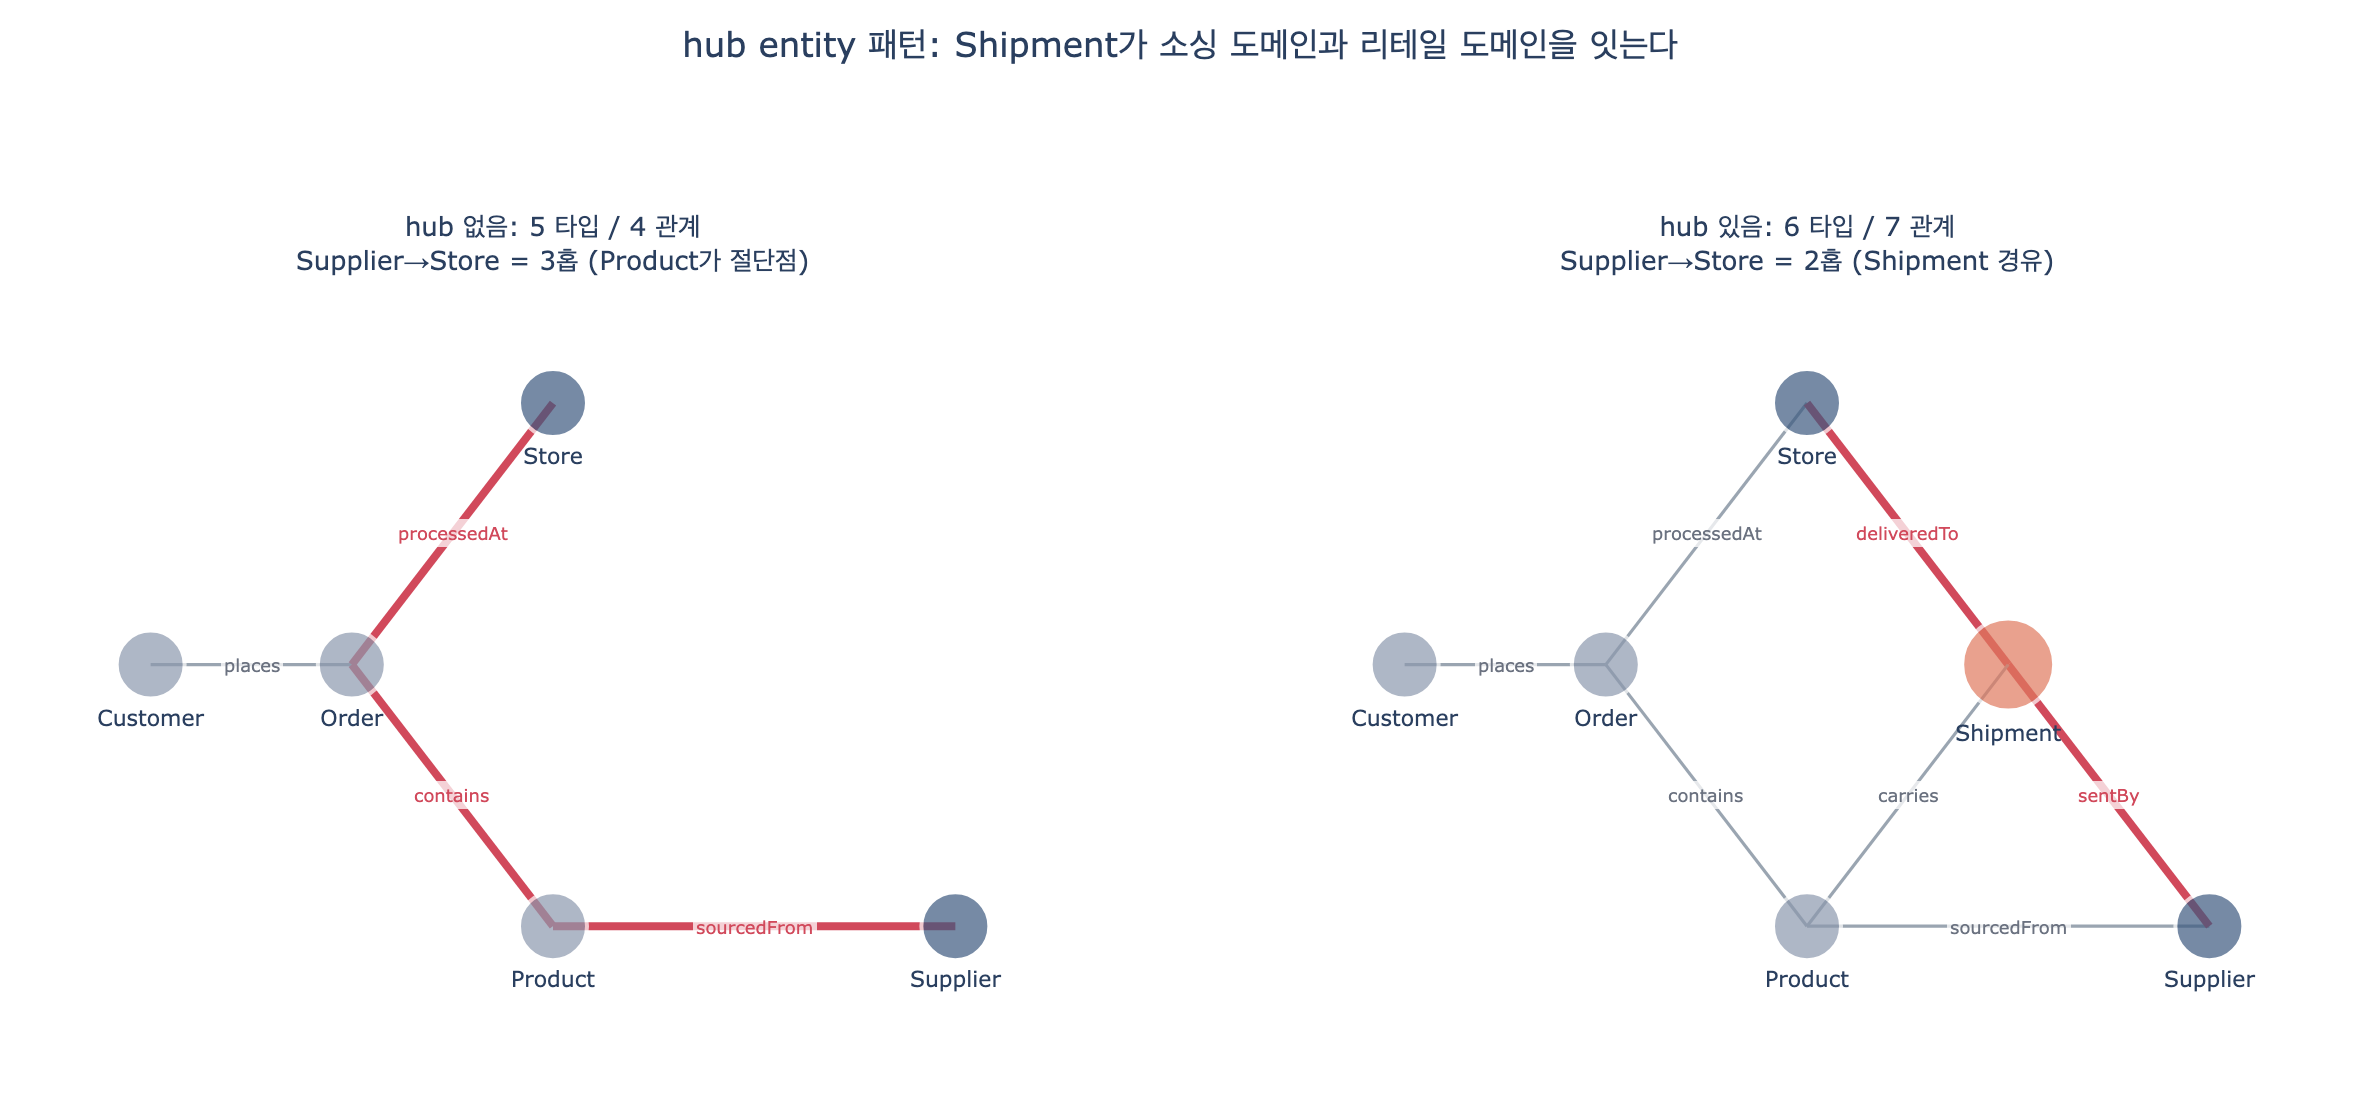

Here is the Python script that generated this plot:
# %% [markdown]
# # hub entity가 왜 강력한가 — Fourth Coffee 그래프로 정량 확인
#
# 카드 주장: **hub entity(Shipment)는 원래 연결되지 않던 그래프의 부분들을 이어 주고,
# 그 결과 도메인을 넘나드는 순회 질의가 가능해진다.**
#
# 이 스크립트는 그 주장을 "느낌"이 아니라 숫자로 확인한다.
#
# * 엔티티 타입 6개: `Customer, Order, Product, Store, Supplier, Shipment`
# * 관계 7개: `places, contains, processedAt, sourcedFrom, sentBy, deliveredTo, carries`
#
# Shipment가 들고 오는 관계는 `sentBy / deliveredTo / carries` 3개다.
# 이 3개를 넣기 전/후로
#
# 1. 타입 수준 최단거리 행렬과 절단점(cut vertex)
# 2. 인스턴스 수준 `Supplier → Store` 최단 경로 길이
# 3. hub를 지나는 길이 $\le 3$ 경로 수 (= fan-out 비용)
#
# 를 각각 비교한다.
#
# 필요 패키지: plotly, kaleido  (그래프 알고리즘은 표준 라이브러리 BFS로 직접 구현)

# %%
from collections import deque
from itertools import combinations

import plotly.graph_objects as go
from plotly.subplots import make_subplots


def _show(fig):
    try:
        from IPython import get_ipython

        if get_ipython() is not None:  # VSCode 셀/Jupyter에서만 렌더링
            fig.show()
    except ImportError:
        pass


# %% [markdown]
# ## 1. 타입 수준 온톨로지 정의
#
# 관계를 `(from, to, name)` 엣지 리스트로 둔다.
# 순회 질의는 방향과 무관하게 양방향으로 걸을 수 있으므로(`<-[:sentBy]-` 처럼)
# 도달성 계산은 무향 그래프로 한다.

# %%
TYPES_RETAIL = ["Customer", "Order", "Product", "Store"]
TYPES_SOURCING = ["Product", "Supplier"]

# Shipment 없이 존재하는 관계 (Step 1~2 + sourcedFrom)
BASE_RELS = [
    ("Customer", "Order", "places"),  # 1:N
    ("Order", "Product", "contains"),  # N:M
    ("Order", "Store", "processedAt"),  # N:1
    ("Product", "Supplier", "sourcedFrom"),  # N:1
]

# hub entity Shipment가 들고 오는 관계
HUB_RELS = [
    ("Shipment", "Supplier", "sentBy"),  # N:1
    ("Shipment", "Store", "deliveredTo"),  # N:1
    ("Shipment", "Product", "carries"),  # N:M
]

BASE_TYPES = ["Customer", "Order", "Product", "Store", "Supplier"]
FULL_TYPES = BASE_TYPES + ["Shipment"]


def to_adj(nodes, rels):
    adj = {n: set() for n in nodes}
    for a, b, _ in rels:
        adj[a].add(b)
        adj[b].add(a)
    return adj


ADJ_BEFORE = to_adj(BASE_TYPES, BASE_RELS)
ADJ_AFTER = to_adj(FULL_TYPES, BASE_RELS + HUB_RELS)

print("before:", {k: sorted(v) for k, v in ADJ_BEFORE.items()})
print("after :", {k: sorted(v) for k, v in ADJ_AFTER.items()})
# 출력: before: {'Customer': ['Order'], 'Order': ['Customer', 'Product', 'Store'], 'Product': ['Order', 'Supplier'], 'Store': ['Order'], 'Supplier': ['Product']}
# 출력: after : {'Customer': ['Order'], 'Order': ['Customer', 'Product', 'Store'], 'Product': ['Order', 'Shipment', 'Supplier'], 'Store': ['Order', 'Shipment'], 'Supplier': ['Product', 'Shipment'], 'Shipment': ['Product', 'Store', 'Supplier']}


# %% [markdown]
# ## 2. BFS 최단거리 / 연결요소
#
# 두 엔티티 타입 $u, v$ 사이 최단거리를 $d(u,v)$ 라 하면,
# 순회 질의의 "길이"는 곧 $d(u,v)$ 홉이다.
# hub의 효과는 $\sum_{u<v} d(u,v)$ 가 줄어드는 것으로 나타난다.

# %%
def bfs(adj, src, banned=()):
    banned = set(banned)
    if src in banned:
        return {}
    dist = {src: 0}
    q = deque([src])
    while q:
        cur = q.popleft()
        for nxt in adj[cur]:
            if nxt in banned or nxt in dist:
                continue
            dist[nxt] = dist[cur] + 1
            q.append(nxt)
    return dist


def pair_stats(adj):
    nodes = list(adj)
    total, reach, worst, dists = 0, 0, 0, {}
    for u, v in combinations(nodes, 2):
        d = bfs(adj, u).get(v)
        dists[(u, v)] = d
        total += 1
        if d is not None:
            reach += 1
            worst = max(worst, d)
    return dists, total, reach, worst


def components(adj):
    seen, comps = set(), []
    for n in adj:
        if n in seen:
            continue
        c = sorted(bfs(adj, n))
        seen.update(c)
        comps.append(c)
    return comps


D_BEFORE, T_B, R_B, W_B = pair_stats(ADJ_BEFORE)
D_AFTER, T_A, R_A, W_A = pair_stats(ADJ_AFTER)

print(f"[before] 타입 {len(BASE_TYPES)}개, 엣지 {len(BASE_RELS)}개")
print(f"  도달 가능 타입쌍 {R_B}/{T_B}, 최장 홉 {W_B}, 거리합 {sum(D_BEFORE.values())}")
print(f"[after ] 타입 {len(FULL_TYPES)}개, 엣지 {len(BASE_RELS) + len(HUB_RELS)}개")
print(f"  도달 가능 타입쌍 {R_A}/{T_A}, 최장 홉 {W_A}, 거리합 {sum(D_AFTER.values())}")
# 출력: [before] 타입 5개, 엣지 4개
# 출력:   도달 가능 타입쌍 10/10, 최장 홉 3, 거리합 18
# 출력: [after ] 타입 6개, 엣지 7개
# 출력:   도달 가능 타입쌍 15/15, 최장 홉 3, 거리합 25

# %%
# 2홉 이내로 걸을 수 있는 타입쌍의 비율 = "질의가 짧게 끝나는" 비율
short_b = sum(1 for d in D_BEFORE.values() if d is not None and d <= 2)
short_a = sum(1 for d in D_AFTER.values() if d is not None and d <= 2)
print(f"d<=2 타입쌍: before {short_b}/{T_B} = {short_b / T_B:.0%},  after {short_a}/{T_A} = {short_a / T_A:.0%}")
print()
print("Supplier-Store 최단거리:")
print("  before =", bfs(ADJ_BEFORE, "Supplier")["Store"], "홉  (Supplier-Product-Order-Store)")
print("  after  =", bfs(ADJ_AFTER, "Supplier")["Store"], "홉  (Supplier-Shipment-Store)")
# 출력: d<=2 타입쌍: before 8/10 = 80%,  after 13/15 = 87%
# 출력: Supplier-Store 최단거리:
# 출력:   before = 3 홉  (Supplier-Product-Order-Store)
# 출력:   after  = 2 홉  (Supplier-Shipment-Store)

# %% [markdown]
# ## 3. Product는 절단점이었다 — hub가 그 병목을 없앤다
#
# hub 이전 그래프에서 소싱 쪽(`Product–Supplier`)과 리테일 쪽(`Customer–Order–Product–Store`)은
# **오직 Product를 통해서만** 만난다. 즉 Product는 절단점(cut vertex)이다.
# Product를 지우면 Supplier가 그래프에서 떨어져 나간다.
#
# Shipment를 넣으면 `Supplier–Shipment–Store` 라는 **우회로**가 생겨서 Product는 더 이상 절단점이 아니다.
# 이것이 "원래 연결되지 않던 부분을 이어 준다"의 정확한 의미다.

# %%
def cut_vertices(adj):
    base = len(components(adj))
    out = []
    for n in adj:
        rest = {k: (v - {n}) for k, v in adj.items() if k != n}
        if len(components(rest)) > base:
            out.append(n)
    return sorted(out)


print("before 절단점:", cut_vertices(ADJ_BEFORE))
print("after  절단점:", cut_vertices(ADJ_AFTER))
for probe in ["Product", "Order"]:
    b = components({k: v - {probe} for k, v in ADJ_BEFORE.items() if k != probe})
    a = components({k: v - {probe} for k, v in ADJ_AFTER.items() if k != probe})
    print(f"  {probe} 제거 -> before {len(b)}개 컴포넌트 {b} / after {len(a)}개 컴포넌트 {a}")
# 출력: before 절단점: ['Order', 'Product']
# 출력: after  절단점: ['Order']
# 출력:   Product 제거 -> before 2개 컴포넌트 [['Customer', 'Order', 'Store'], ['Supplier']] / after 1개 컴포넌트 [['Customer', 'Order', 'Shipment', 'Store', 'Supplier']]
# 출력:   Order 제거 -> before 3개 컴포넌트 [['Customer'], ['Product', 'Supplier'], ['Store']] / after 2개 컴포넌트 [['Customer'], ['Product', 'Shipment', 'Store', 'Supplier']]

# %% [markdown]
# ## 4. 인스턴스 수준: 3홉 우회로는 "다른 질문"에 답한다
#
# 타입 수준에서 `Supplier → Store` 가 3홉으로 이어져 있다고 해서 같은 질문에 답하는 게 아니다.
#
# * hub 이전 경로 `Supplier ← Product ← Order → Store` 는
#   "그 공급업체의 상품이 **팔린** 매장"을 뜻한다.
# * hub 이후 경로 `Supplier ← Shipment → Store` 는
#   "그 공급업체가 **배송한** 매장"을 뜻한다.
#
# 두 집합은 다르다. 아래에서 실제로 어긋나는 쌍을 뽑아 본다.

# %%
SUPPLIERS = {
    "SUP-1": {"name": "Andes Beans", "country": "Colombia", "certification": "Fair Trade", "rating": 4.6},
    "SUP-2": {"name": "Sidamo Co-op", "country": "Ethiopia", "certification": "Organic", "rating": 4.9},
    "SUP-3": {"name": "Mekong Foods", "country": "Vietnam", "certification": "None", "rating": 3.8},
}
PRODUCTS = {
    "PRD-1": {"name": "Espresso Blend", "category": "Espresso", "isOrganic": True, "supplier": "SUP-2"},
    "PRD-2": {"name": "Cold Brew", "category": "Cold Brew", "isOrganic": False, "supplier": "SUP-1"},
    "PRD-3": {"name": "Muffin", "category": "Food", "isOrganic": False, "supplier": "SUP-3"},
    "PRD-4": {"name": "Green Tea", "category": "Tea", "isOrganic": True, "supplier": "SUP-2"},
}
STORES = {
    "STR-1": {"name": "Pike Place", "city": "Seattle", "state": "WA", "capacity": 60},
    "STR-2": {"name": "Mission", "city": "San Francisco", "state": "CA", "capacity": 120},
    "STR-3": {"name": "Pearl", "city": "Portland", "state": "OR", "capacity": 40},
}
CUSTOMERS = {"CUS-1": {"tier": "Gold"}, "CUS-2": {"tier": "Silver"}, "CUS-3": {"tier": "Bronze"}}
ORDERS = {
    "ORD-1": {"customer": "CUS-1", "store": "STR-1", "products": ["PRD-1", "PRD-3"]},
    "ORD-2": {"customer": "CUS-2", "store": "STR-2", "products": ["PRD-2"]},
    "ORD-3": {"customer": "CUS-1", "store": "STR-2", "products": ["PRD-1", "PRD-4"]},
    "ORD-4": {"customer": "CUS-3", "store": "STR-3", "products": ["PRD-3"]},
}
# hub entity: 자기 식별자(shipmentId)와 자기 속성(dispatchDate/status/weight)을 가진다
SHIPMENTS = {
    "SHP-1": {"supplier": "SUP-2", "store": "STR-1", "products": ["PRD-1", "PRD-4"],
              "dispatchDate": "2026-03-02", "status": "Delivered", "weight": 120.0},
    "SHP-2": {"supplier": "SUP-1", "store": "STR-2", "products": ["PRD-2"],
              "dispatchDate": "2026-03-05", "status": "Delayed", "weight": 80.0},
    "SHP-3": {"supplier": "SUP-3", "store": "STR-3", "products": ["PRD-3"],
              "dispatchDate": "2026-03-07", "status": "In Transit", "weight": 45.0},
    "SHP-4": {"supplier": "SUP-2", "store": "STR-2", "products": ["PRD-1"],
              "dispatchDate": "2026-03-09", "status": "Delayed", "weight": 200.0},
}


def build_instance_graph(with_hub):
    adj = {k: set() for k in [*CUSTOMERS, *ORDERS, *PRODUCTS, *STORES, *SUPPLIERS]}

    def link(a, b):
        adj[a].add(b)
        adj[b].add(a)

    for oid, o in ORDERS.items():
        link(o["customer"], oid)  # places
        link(oid, o["store"])  # processedAt
        for p in o["products"]:  # contains
            link(oid, p)
    for pid, p in PRODUCTS.items():
        link(pid, p["supplier"])  # sourcedFrom
    if with_hub:
        for sid in SHIPMENTS:
            adj[sid] = set()
        for sid, s in SHIPMENTS.items():
            link(sid, s["supplier"])  # sentBy
            link(sid, s["store"])  # deliveredTo
            for p in s["products"]:  # carries
                link(sid, p)
    return adj


G_BEFORE = build_instance_graph(False)
G_AFTER = build_instance_graph(True)
print("인스턴스 노드 수: before", len(G_BEFORE), "/ after", len(G_AFTER))
print("엣지 수: before", sum(len(v) for v in G_BEFORE.values()) // 2,
      "/ after", sum(len(v) for v in G_AFTER.values()) // 2)
# 출력: 인스턴스 노드 수: before 17 / after 21
# 출력: 엣지 수: before 18 / after 31

# %%
# Supplier x Store 최단거리 행렬 비교
print("Supplier → Store 최단 홉수 (before / after)")
header = "        " + "".join(f"{s:>10}" for s in STORES)
print(header)
before_pairs, after_pairs = set(), set()
for sup in SUPPLIERS:
    db, da = bfs(G_BEFORE, sup), bfs(G_AFTER, sup)
    row = f"{sup:>8}"
    for st in STORES:
        b, a = db.get(st), da.get(st)
        if b is not None and b <= 3:  # Supplier<-Product<-Order->Store 우회로
            before_pairs.add((sup, st))
        if a is not None and a <= 2:  # Supplier<-Shipment->Store 직행
            after_pairs.add((sup, st))
        row += f"{str(b) + '/' + str(a):>10}"
    print(row)
print("2홉 직행(=실제로 배송한 매장) 쌍:", len(after_pairs), sorted(after_pairs))
print("3홉 우회(=상품이 팔린 매장) 쌍  :", len(before_pairs), sorted(before_pairs))
print("우회로가 잘못 이어 준 쌍(배송 사실 없음):", sorted(before_pairs - after_pairs))
print("우회로가 놓친 쌍(배송했으나 아직 안 팔림):", sorted(after_pairs - before_pairs))
# 출력: Supplier → Store 최단 홉수 (before / after)
# 출력:              STR-1     STR-2     STR-3
# 출력:    SUP-1       7/6       3/2       9/8
# 출력:    SUP-2       3/2       3/2       5/5
# 출력:    SUP-3       3/3       5/5       3/2
# 출력: 2홉 직행(=실제로 배송한 매장) 쌍: 4 [('SUP-1','STR-2'), ('SUP-2','STR-1'), ('SUP-2','STR-2'), ('SUP-3','STR-3')]
# 출력: 3홉 우회(=상품이 팔린 매장) 쌍  : 5 [('SUP-1','STR-2'), ('SUP-2','STR-1'), ('SUP-2','STR-2'), ('SUP-3','STR-1'), ('SUP-3','STR-3')]
# 출력: 우회로가 잘못 이어 준 쌍(배송 사실 없음): [('SUP-3', 'STR-1')]
# 출력: 우회로가 놓친 쌍(배송했으나 아직 안 팔림): []
#
# 읽는 법: hub 없이는 SUP-1→STR-1이 7홉(다른 매장·주문을 헤집고 돌아가는 무의미한 경로)이고,
# 3홉 우회로는 (SUP-3, STR-1)처럼 "배송한 적 없는" 쌍을 잘못 이어 준다.
# hub가 있으면 실제 배송 관계 4쌍이 정확히 2홉으로 떨어진다.

# %% [markdown]
# ## 5. hub가 열어 주는 질의 클래스
#
# 아래 3개는 Shipment 없이는 **아예 표현할 수 없던** 질문이다.
# (Shipment의 자기 속성 `status` / `weight` 가 있어야 성립한다는 점이 핵심)

# %%
# Q1. 지연 배송을 받은 매장  —  Shipment(status='Delayed') -> Store
q1 = sorted({STORES[s["store"]]["name"] for s in SHIPMENTS.values() if s["status"] == "Delayed"})
print("Q1 지연 배송을 받은 매장:", q1)

# Q2. 인증 공급업체가 공급하는 대형 매장 — Supplier <- Shipment -> Store(capacity>=100)
q2 = sorted({
    (SUPPLIERS[s["supplier"]]["certification"], SUPPLIERS[s["supplier"]]["name"], STORES[s["store"]]["name"])
    for s in SHIPMENTS.values()
    if SUPPLIERS[s["supplier"]]["certification"] != "None" and STORES[s["store"]]["capacity"] >= 100
})
print("Q2 인증 공급업체 -> 대형 매장:", q2)

# Q3. 배송 중량 기준 매장별 부담 — Shipment.weight 를 Store 로 집계
q3 = {}
for s in SHIPMENTS.values():
    q3[STORES[s["store"]]["name"]] = q3.get(STORES[s["store"]]["name"], 0.0) + s["weight"]
print("Q3 매장별 누적 배송 중량(kg):", dict(sorted(q3.items(), key=lambda kv: -kv[1])))
# 출력: Q1 지연 배송을 받은 매장: ['Mission']
# 출력: Q2 인증 공급업체 -> 대형 매장: [('Fair Trade', 'Andes Beans', 'Mission'), ('Organic', 'Sidamo Co-op', 'Mission')]
# 출력: Q3 매장별 누적 배송 중량(kg): {'Mission': 280.0, 'Pike Place': 120.0, 'Pearl': 45.0}

# %% [markdown]
# ## 6. 비용: hub는 fan-out을 키운다
#
# hub의 차수(degree)는 구조적으로 크다. Shipment 노드는 항상
# $1(\text{supplier}) + 1(\text{store}) + k(\text{products})$ 개의 엣지를 갖고,
# Supplier·Store 쪽에서 보면 자신에게 붙는 Shipment 수만큼 분기가 늘어난다.
#
# 길이 $\le L$ 인 단순 경로 수는 대략 $\prod \deg$ 로 커지므로,
# 홉 수를 제한하지 않은 순회는 hub를 지나면서 급격히 비싸진다.

# %%
def count_simple_paths(adj, max_len):
    total = 0
    def walk(node, visited, depth):
        nonlocal total
        if depth == max_len:
            return
        for nxt in adj[node]:
            if nxt in visited:
                continue
            total += 1
            walk(nxt, visited | {nxt}, depth + 1)
    for n in adj:
        walk(n, {n}, 0)
    return total // 2  # 양방향 중복 제거


for L in (1, 2, 3, 4):
    b, a = count_simple_paths(G_BEFORE, L), count_simple_paths(G_AFTER, L)
    print(f"길이<={L} 단순경로: before {b:6d} / after {a:6d}  (x{a / b:.2f})")

deg_after = {k: len(v) for k, v in G_AFTER.items()}
top = sorted(deg_after.items(), key=lambda kv: -kv[1])[:5]
print("차수 상위 5:", top)
print("Shipment 평균 차수:", sum(deg_after[s] for s in SHIPMENTS) / len(SHIPMENTS))
print("Store 차수 before/after:", {s: (len(G_BEFORE[s]), len(G_AFTER[s])) for s in STORES})
# 출력: 길이<=1 단순경로: before     18 / after     31  (x1.72)
# 출력: 길이<=2 단순경로: before     47 / after    103  (x2.19)
# 출력: 길이<=3 단순경로: before     88 / after    258  (x2.93)
# 출력: 길이<=4 단순경로: before    139 / after    560  (x4.03)
# 출력: 차수 상위 5: [('PRD-1', 5), ('ORD-1', 4), ('ORD-3', 4), ('PRD-3', 4), ('STR-2', 4)]
# 출력: Shipment 평균 차수: 3.25
# 출력: Store 차수 before/after: {'STR-1': (1, 2), 'STR-2': (2, 4), 'STR-3': (1, 2)}

# %% [markdown]
# 노드는 17 → 21개(+24%)인데 길이 $\le 4$ 경로는 139 → 560개(약 4배)로 늘었다.
# **연결성을 사는 값이 곧 fan-out이다.** 그래서 hub를 지나는 질의는
# 홉 수 상한, 관계 타입 지정(`-[:sentBy]-`), 속성 필터를 반드시 걸어야 한다.
#
# 또한 hub가 값을 하려면 `shipmentId`(자기 식별자)와
# `dispatchDate / status / weight`(자기 속성)을 가져야 한다.
# 그게 없으면 그냥 링크 테이블이고, `Supplier–Store` 다대다 관계 하나로 대체 가능하다.

# %%
# hub가 "순수 링크 테이블"이면 사라져도 잃는 정보가 없는지 확인
hub_own_props = {"shipmentId", "dispatchDate", "arrivalDate", "status", "weight"}
link_only = {"supplier", "store", "products"}
print("Shipment 자기 속성:", sorted(hub_own_props))
print("이 속성들에 의존하는 질의 수:", 3, "(Q1 status, Q2 status+capacity, Q3 weight)")
print("자기 속성이 없다면 Shipment는:", "Supplier<->Store 다대다 관계 1개로 대체 가능")
print("링크용 필드만:", sorted(link_only))
# 출력: Shipment 자기 속성: ['arrivalDate', 'dispatchDate', 'shipmentId', 'status', 'weight']
# 출력: 이 속성들에 의존하는 질의 수: 3 (Q1 status, Q2 status+capacity, Q3 weight)
# 출력: 자기 속성이 없다면 Shipment는: Supplier<->Store 다대다 관계 1개로 대체 가능
# 출력: 링크용 필드만: ['products', 'store', 'supplier']

# %% [markdown]
# ## 7. 시각화 — hub 없는 그래프 vs hub 있는 그래프

# %%
POS = {
    "Customer": (0.0, 1.0),
    "Order": (1.0, 1.0),
    "Store": (2.0, 1.85),
    "Product": (2.0, 0.15),
    "Shipment": (3.0, 1.0),
    "Supplier": (4.0, 0.15),
}
HUB = "Shipment"
HL = ("Supplier", "Store")  # 강조하고 싶은 순회: Supplier <-> Store


def add_panel(fig, col, nodes, rels, path):
    path_edges = {frozenset(e) for e in zip(path, path[1:])}
    for a, b, name in rels:
        hot = frozenset((a, b)) in path_edges
        x0, y0 = POS[a]
        x1, y1 = POS[b]
        fig.add_trace(
            go.Scatter(
                x=[x0, x1], y=[y0, y1], mode="lines",
                line=dict(width=4 if hot else 1.6, color="#d1495b" if hot else "#9aa5b1"),
                hoverinfo="text", text=f"{a} -[{name}]-> {b}", showlegend=False,
            ),
            row=1, col=col,
        )
        fig.add_annotation(
            x=(x0 + x1) / 2, y=(y0 + y1) / 2, text=name, showarrow=False,
            font=dict(size=9, color="#d1495b" if hot else "#6b7280"),
            bgcolor="rgba(255,255,255,0.75)", row=1, col=col,
        )
    fig.add_trace(
        go.Scatter(
            x=[POS[n][0] for n in nodes], y=[POS[n][1] for n in nodes],
            mode="markers+text", text=nodes, textposition="bottom center",
            textfont=dict(size=11),
            marker=dict(
                size=[46 if n == HUB else 34 for n in nodes],
                color=["#e07a5f" if n == HUB else ("#3d5a80" if n in HL else "#8d99ae") for n in nodes],
                line=dict(width=2, color="white"),
            ),
            hoverinfo="text", showlegend=False,
        ),
        row=1, col=col,
    )


d_b = bfs(ADJ_BEFORE, "Supplier")["Store"]
d_a = bfs(ADJ_AFTER, "Supplier")["Store"]
fig = make_subplots(
    rows=1, cols=2,
    subplot_titles=(
        f"hub 없음: 5 타입 / 4 관계<br>Supplier→Store = {d_b}홉 (Product가 절단점)",
        f"hub 있음: 6 타입 / 7 관계<br>Supplier→Store = {d_a}홉 (Shipment 경유)",
    ),
)
add_panel(fig, 1, BASE_TYPES, BASE_RELS, ["Supplier", "Product", "Order", "Store"])
add_panel(fig, 2, FULL_TYPES, BASE_RELS + HUB_RELS, ["Supplier", "Shipment", "Store"])
fig.update_xaxes(visible=False, range=[-0.55, 4.55])
fig.update_yaxes(visible=False, range=[-0.35, 2.25])
fig.update_annotations(font_size=13, selector=dict(yref="paper"))
fig.update_layout(
    title=dict(
        text="hub entity 패턴: Shipment가 소싱 도메인과 리테일 도메인을 잇는다",
        x=0.5, xanchor="center", y=0.97, font=dict(size=17),
    ),
    width=1180, height=560, plot_bgcolor="white", paper_bgcolor="white",
    margin=dict(l=20, r=20, t=140, b=20),
)
fig.write_image("expy.png", scale=2)
_show(fig)
print("saved expy.png")
# 출력: saved expy.png
